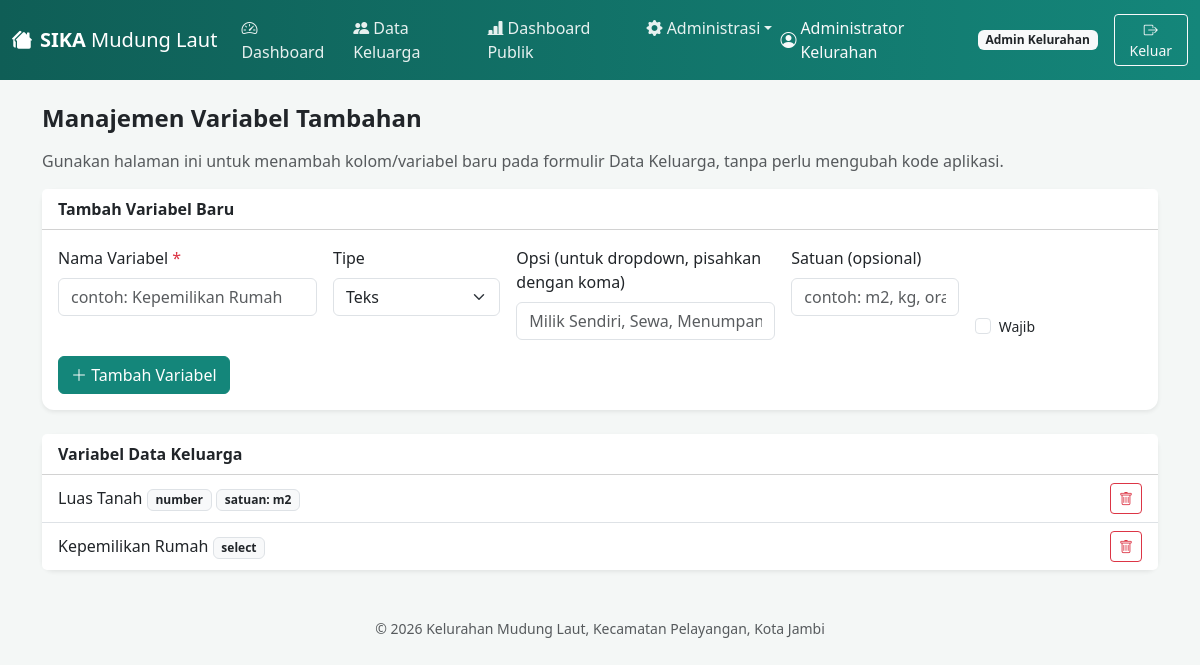
Page /admin_fields.php (signed in) on the committed database.
### tables this page shows
CREATE TABLE custom_fields (
  id INT AUTO_INCREMENT PRIMARY KEY,
  target_table ENUM('keluarga') NOT NULL DEFAULT 'keluarga',
  field_key VARCHAR(60) NOT NULL,
  field_label VARCHAR(100) NOT NULL,
  field_type ENUM('text','number','date','select','textarea') DEFAULT 'text',
  field_options TEXT NULL,
  field_unit VARCHAR(20) NULL,
  is_required TINYINT(1) DEFAULT 0,
  urutan INT DEFAULT 0,
  created_at TIMESTAMP DEFAULT CURRENT_TIMESTAMP
);

### public/admin_fields.php (the view, shortened to what this page needs)
<?php
require_once __DIR__ . '/../includes/config.php';
$keluargaFields = getCustomFields($pdo, 'keluarga');
require __DIR__ . '/../includes/partials_header.php';
?>
<h4 class="fw-semibold mb-3">Manajemen Variabel Tambahan</h4>
<p class="text-muted">Gunakan halaman ini untuk menambah kolom/variabel baru pada formulir Data Keluarga, tanpa perlu mengubah kode aplikasi.</p>
<div class="card border-0 shadow-sm mb-4">
  <div class="card-header bg-white fw-semibold">Tambah Variabel Baru</div>
  <div class="card-body">
    <form method="post" class="row g-3">
      <div class="col-md-3">
        <label class="form-label">Nama Variabel<?= requiredMark() ?></label>
        <input type="text" name="field_label" class="form-control" placeholder="contoh: Kepemilikan Rumah" required>
      </div>
      <div class="col-md-2">
        <label class="form-label">Tipe</label>
        <select name="field_type" class="form-select">
          <option value="text">Teks</option>
        </select>
      </div>
      <div class="col-md-3">
        <label class="form-label">Opsi (untuk dropdown, pisahkan dengan koma)</label>
        <input type="text" name="field_options" class="form-control" placeholder="Milik Sendiri, Sewa, Menumpang">
      </div>
      <div class="col-md-2">
        <label class="form-label">Satuan (opsional)</label>
        <input type="text" name="field_unit" class="form-control" placeholder="contoh: m2, kg, orang">
      </div>
      <div class="col-md-2 d-flex align-items-end">
        <div class="form-check">
          <input class="form-check-input" type="checkbox" name="is_required" id="req">
          <label class="form-check-label small" for="req">Wajib</label>
        </div>
      </div>
      <div class="col-12"><button class="btn btn-teal"><i class="bi bi-plus-lg"></i> Tambah Variabel</button></div>
    </form>
  </div>
</div>
<div class="card border-0 shadow-sm">
  <div class="card-header bg-white fw-semibold">Variabel Data Keluarga</div>
  <ul class="list-group list-group-flush">
    <?php foreach ($keluargaFields as $f): ?>
    <li class="list-group-item d-flex justify-content-between align-items-center">
      <span><?= e($f['field_label']) ?> <span class="badge bg-light text-dark border"><?= e($f['field_type']) ?></span><?php if ($f['field_unit']): ?> <span class="badge bg-light text-dark border">satuan: <?= e($f['field_unit']) ?></span><?php endif; ?></span>
      <a href="admin_fields.php?delete=<?= $f['id'] ?>" class="btn btn-sm btn-outline-danger" onclick="return confirm('Hapus variabel ini? Semua data pada variabel ini akan ikut terhapus.')"><i class="bi bi-trash"></i></a>
    </li>
    <?php endforeach; ?>
  </ul>
</div>
<?php require __DIR__ . '/../includes/partials_footer.php'; ?>

### public/assets/style.css (style rules this page uses)
:root { --teal-dark: #0f5e56; --teal: #14867a; --teal-light: #e8f5f3; }
body { background-color: #f4f7f6; font-family: 'Segoe UI', system-ui, sans-serif; }
.btn-teal { background-color: var(--teal); border-color: var(--teal); color: #fff; }
.card { border-radius: 12px; }
a { color: var(--teal-dark); }

### rows in the picture
custom_fields: field_label "Luas Tanah", field_type "number", field_unit "m2"
custom_fields: field_label "Kepemilikan Rumah", field_type "select"

### other values in the picture
$u['nama'] "Administrator Kelurahan"
roleLabel($u['role']) "Admin Kelurahan"
